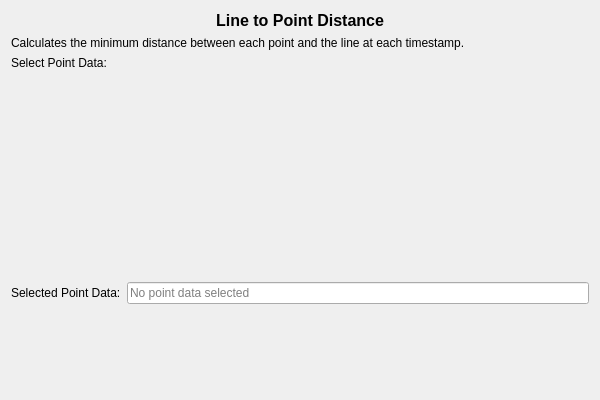
<?xml version="1.0" encoding="UTF-8"?>
<ui version="4.0">
 <class>LineMinDist_Widget</class>
 <widget class="QWidget" name="LineMinDist_Widget">
  <property name="geometry">
   <rect>
    <x>0</x>
    <y>0</y>
    <width>600</width>
    <height>400</height>
   </rect>
  </property>
  <property name="windowTitle">
   <string>Form</string>
  </property>
  <layout class="QVBoxLayout" name="verticalLayout">
   <item>
    <widget class="QLabel" name="titleLabel">
     <property name="text">
      <string>Line to Point Distance</string>
     </property>
     <property name="alignment">
      <set>Qt::AlignmentFlag::AlignCenter</set>
     </property>
     <property name="font">
      <font>
       <pointsize>12</pointsize>
       <bold>true</bold>
      </font>
     </property>
    </widget>
   </item>
   <item>
    <widget class="QLabel" name="descriptionLabel">
     <property name="text">
      <string>Calculates the minimum distance between each point and the line at each timestamp.</string>
     </property>
     <property name="wordWrap">
      <bool>true</bool>
     </property>
    </widget>
   </item>
   <item>
    <widget class="QLabel" name="pointSelectionLabel">
     <property name="text">
      <string>Select Point Data:</string>
     </property>
    </widget>
   </item>
   <item>
    <widget class="Feature_Table_Widget" name="point_feature_table_widget" native="true">
     <property name="minimumSize">
      <size>
       <width>0</width>
       <height>200</height>
      </size>
     </property>
    </widget>
   </item>
   <item>
    <layout class="QHBoxLayout" name="horizontalLayout">
     <item>
      <widget class="QLabel" name="selectedPointLabel">
       <property name="text">
        <string>Selected Point Data:</string>
       </property>
      </widget>
     </item>
     <item>
      <widget class="QLineEdit" name="selectedPointLineEdit">
       <property name="readOnly">
        <bool>true</bool>
       </property>
       <property name="placeholderText">
        <string>No point data selected</string>
       </property>
      </widget>
     </item>
    </layout>
   </item>
   <item>
    <spacer name="verticalSpacer">
     <property name="orientation">
      <enum>Qt::Orientation::Vertical</enum>
     </property>
     <property name="sizeHint" stdset="0">
      <size>
       <width>20</width>
       <height>40</height>
      </size>
     </property>
    </spacer>
   </item>
  </layout>
 </widget>
 <customwidgets>
  <customwidget>
   <class>Feature_Table_Widget</class>
   <extends>QWidget</extends>
   <header>Feature_Table_Widget/Feature_Table_Widget.hpp</header>
   <container>1</container>
  </customwidget>
 </customwidgets>
 <resources/>
 <connections/>
</ui>
